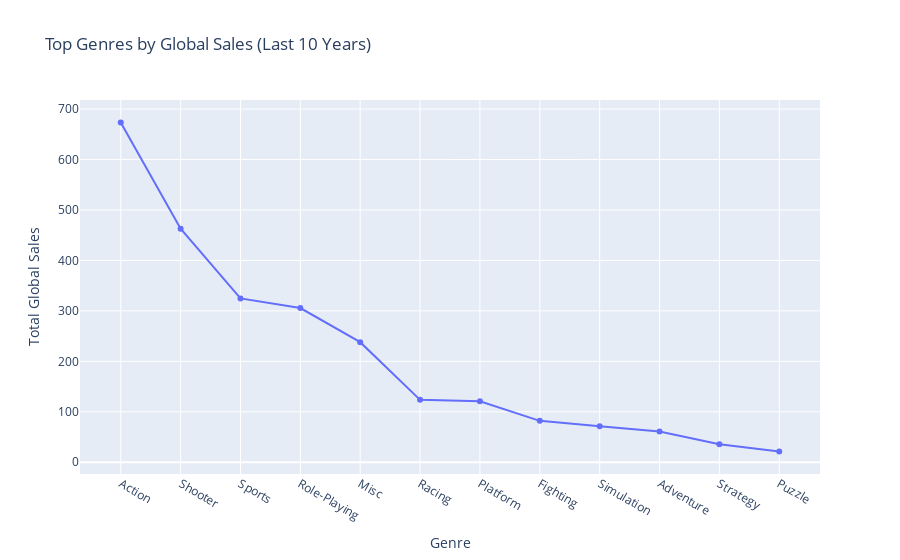

The cell this chart's notebook holds for it:
### Code cell
#chart of Top Genres by Global Sales (Last 10 Years)
fig = px.line(
    top_5_genres_globaly_df,
    x='Genre',
    y='Global_Sales',
    markers=True,
    title='Top Genres by Global Sales (Last 10 Years)',
    labels={'Global_Sales': 'Total Global Sales', 'Genre': 'Genre'}
)
fig.show()

### Figure 1 — Plotly figure (JSON) as saved in the notebook; plotly's stock layout.template omitted (floating-point values rounded to 4 significant figures)
{"data": [{"hovertemplate": "Genre=%{x}<br>Total Global Sales=%{y}<extra></extra>", "legendgroup": "", "line": {"color": "#636efa", "dash": "solid"}, "marker": {"symbol": "circle"}, "mode": "lines+markers", "name": "", "orientation": "v", "showlegend": false, "type": "scatter", "x": ["Action", "Shooter", "Sports", "Role-Playing", "Misc", "Racing", "Platform", "Fighting", "Simulation", "Adventure", "Strategy", "Puzzle"], "xaxis": "x", "y": [673.5, 462.8, 324.8, 305.7, 238.1, 123.7, 120.7, 82.08, 71.33, 61.05, 35.9, 21.24], "yaxis": "y"}], "layout": {"legend": {"tracegroupgap": 0}, "title": {"text": "Top Genres by Global Sales (Last 10 Years)"}, "xaxis": {"anchor": "y", "domain": [0, 1], "title": {"text": "Genre"}}, "yaxis": {"anchor": "x", "domain": [0, 1], "title": {"text": "Total Global Sales"}}}}
